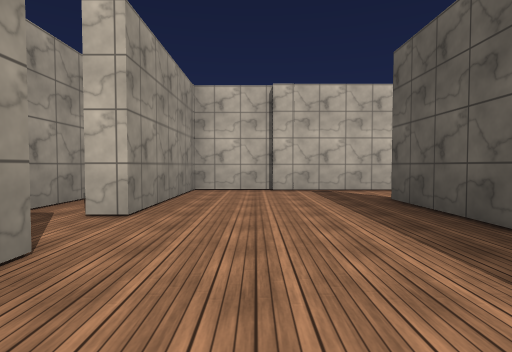
view 1 (above)

17 first-person views from a walk through a Unity game level. The camera is 1.2 m above the floor, tilts 2° down and sees 80° across. The floor is counted in squares, 2 m on a side. Each view is taken from the middle of a square. On the plan, view 1 faces up. The plan holds only what a view shows up to about 9 squares ahead; the rest is blank. The player character is not drawn. Surface patterns are stand-ins for the level's own textures.

view 2
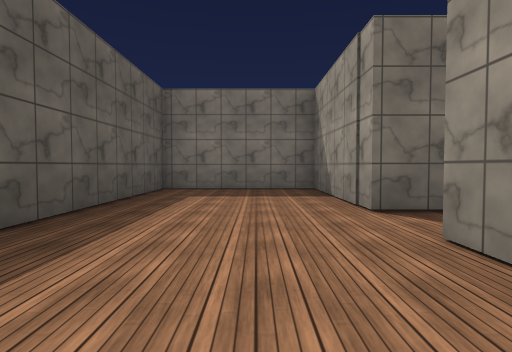

view 3
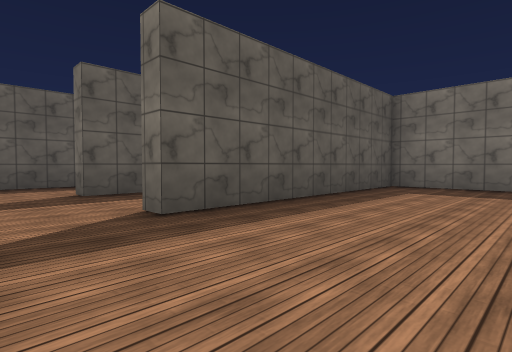

view 4
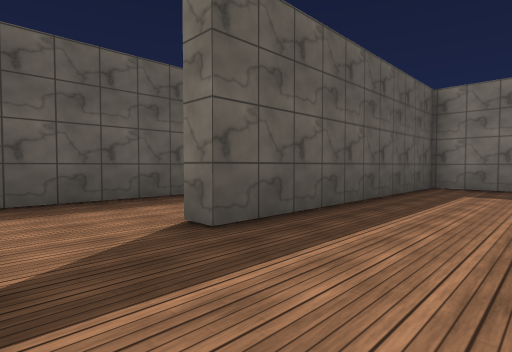

view 5
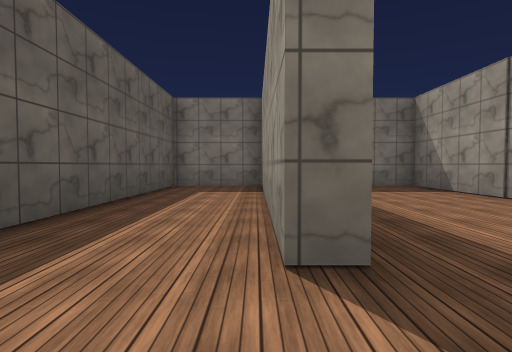

view 6
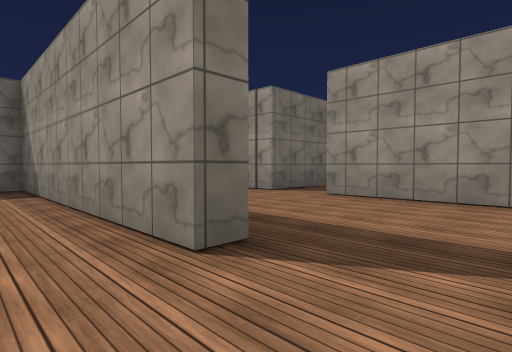

view 7
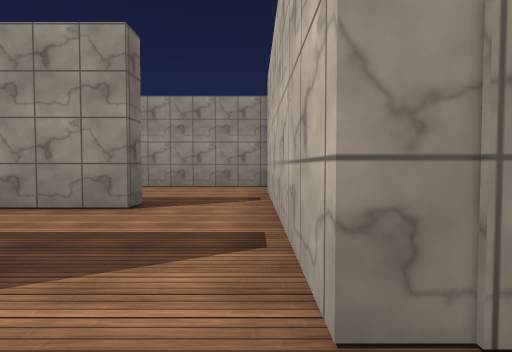

view 8
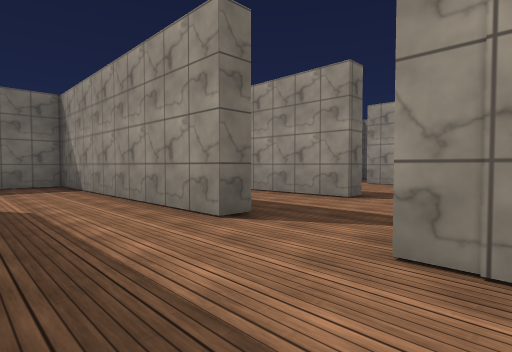

view 9
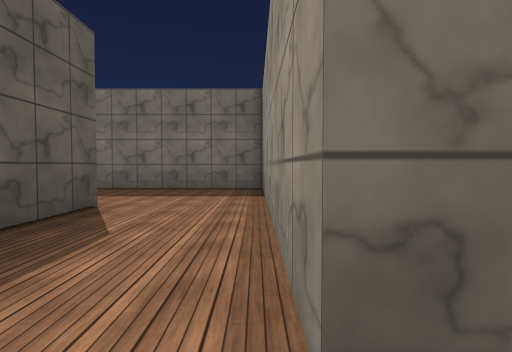

view 10
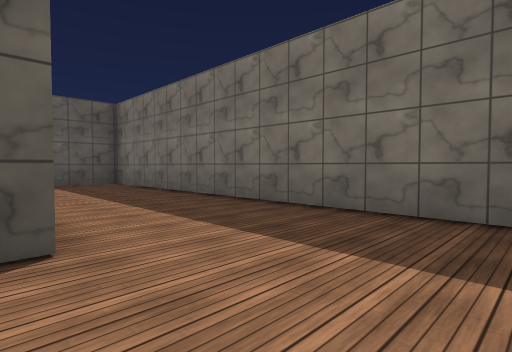

view 11
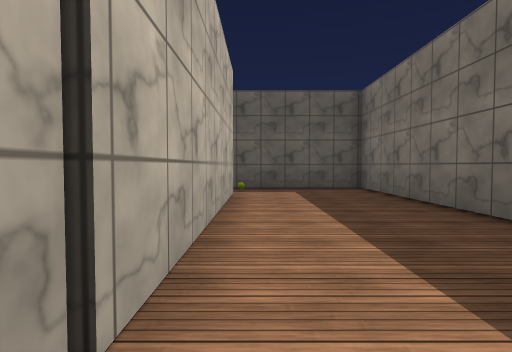

view 12
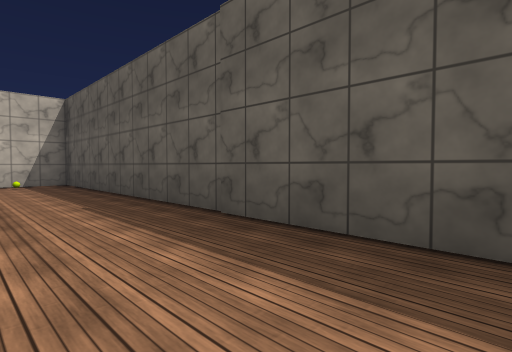

view 13
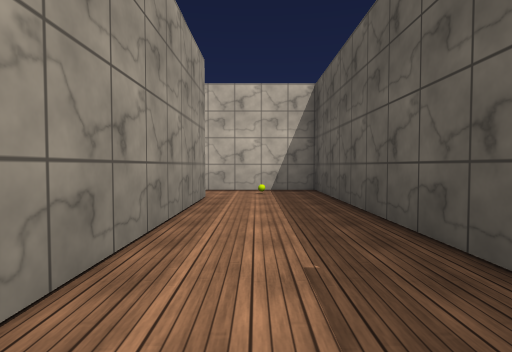

view 14
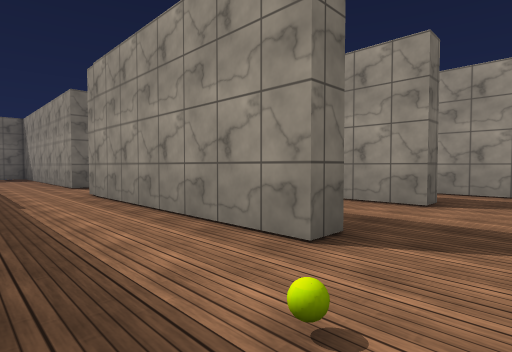

view 15
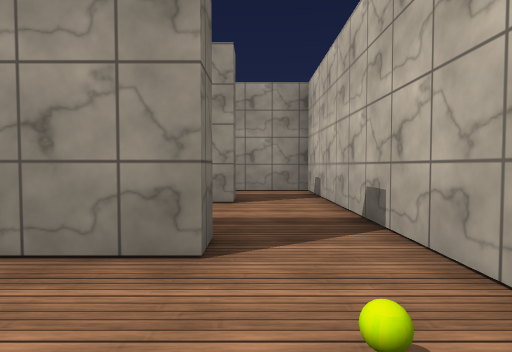

view 16
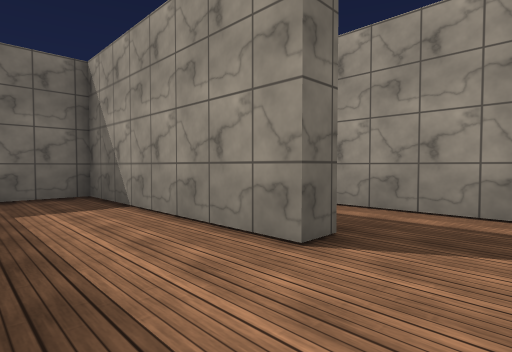

view 17
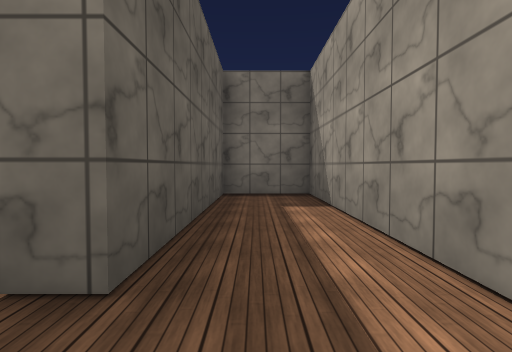

### Floor plan
Points are (right, up) in squares from view 1. A wall is a line through its corners. A room is listed if a view was taken in it or the views show most of it. See-through windows are left out.
Room 1 (views 1, 2, 3)
walls: (-1.5, 2) (-1.5, -1.7) (2.3, -1.7) (2.3, 5.3); (1.5, 7.3) (-1.5, 7.3) (-1.5, 3.6)
ways out: opening at (2, 6.5) to room 2; opening at (-2.5, 3)
Room 2 (views 4, 5, 6)
walls: (2.3, 5.3) (2.8, 5.3) (2.8, -1.7) (5.3, -1.7) (5.3, 5.3); (6, 7.3) (1.5, 7.3)
ways out: opening at (2, 6.5) to room 1; opening at (5, 6.5) to room 3
Room 3 (views 7, 8, 9, 10, 11, 12, 13, 14, 15)
walls: (5.3, 5.3) (5.8, 5.3) (5.8, -1.7) (15.9, -1.7) (15.9, 1.6); (14.4, 1.5) (8.3, 1.5) (8.3, 14.2) (6.6, 14.2); (6, 12.6) (6, 7.3)
ways out: opening at (5, 6.5) to room 2; opening at (6, 13.5) to room 4
objects: ball (7, 13); other object (15, 1)
Room 4 (view 16)
walls: (5.5, 12.6) (6, 12.6); (3.2, 12.6) (3.2, 7.8) (4.5, 7.8); (6.6, 14.2) (3.6, 14.2)
ways out: opening at (6, 13.5) to room 3; opening at (3, 13.5) to room 5
Room 5 (view 17)
walls: (3.6, 14.2) (0.9, 14.2) (0.9, 7.8) (2.7, 7.8) (2.7, 12.6) (3.2, 12.6)
ways out: opening at (3, 13.5) to room 4

Where each view was taken, in squares from view 1:
view 1: 0 up, 0 right, facing up
view 2: 6 up, 0 right, facing down
view 3: 7 up, 1 left, facing down-right
view 4: 7 up, 3 right, facing down-right
view 5: 7 up, 3 right, facing down
view 6: 7 up, 4 right, facing down-left
view 7: 7 up, 7 right, facing left
view 8: 8 up, 8 right, facing down-left
view 9: 6 up, 6 right, facing down
view 10: 2 up, 6 right, facing down-right
view 11: 1 up, 8 right, facing right
view 12: 4 up, 6 right, facing up-right
view 13: 7 up, 7 right, facing up
view 14: 14 up, 8 right, facing down-left
view 15: 13 up, 8 right, facing left
view 16: 14 up, 5 right, facing down-left
view 17: 14 up, 2 right, facing down
